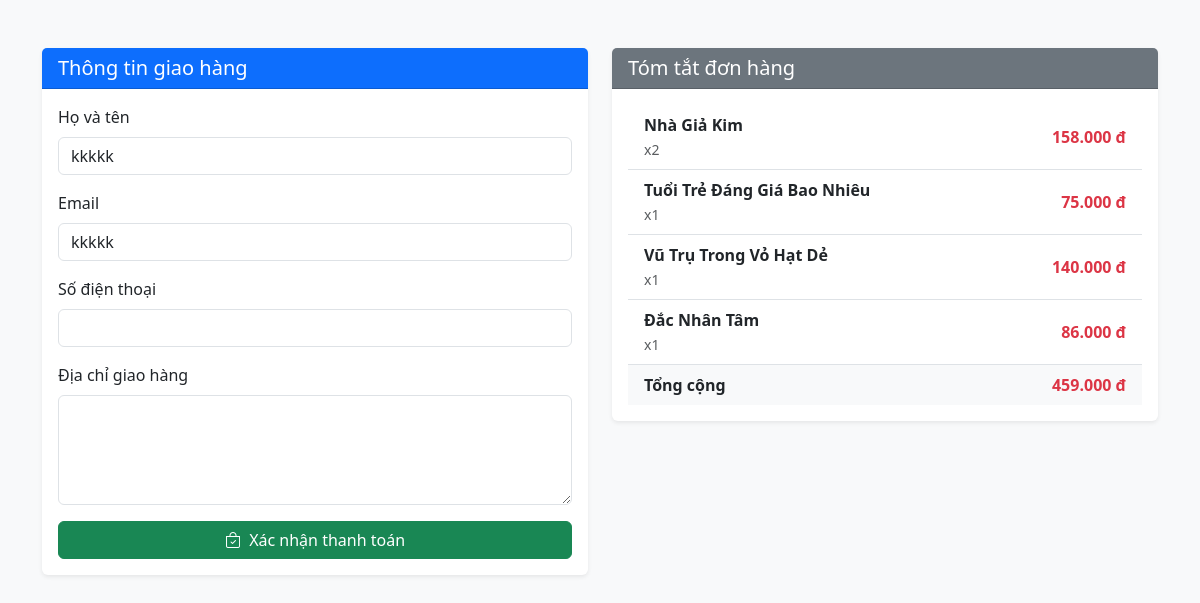
/pages/checkout.php (signed in), run on the app's committed database.
### tables this page shows
create table `carts` (
  `cart_id` int(11) not null,
  `user_id` int(11) not null,
  `book_id` int(11) not null,
  `quantity` int(11) not null default 1,
  `added_at` timestamp not null default current_timestamp()
);

create table `books` (
  `book_id` int(11) not null,
  `book_name` varchar(255) not null,
  `author` varchar(150) not null,
  `price` decimal(10,2) not null,
  `image_path` varchar(255) not null,
  `category_id` int(11) default null,
  `is_best_seller` tinyint(1) default 0,
  `created_at` timestamp not null default current_timestamp(),
  `sales_count` int(11) default 0,
  `discount_percent` int(11) default 0
);

### public_html/pages/checkout.php (the view, shortened to what this page needs)
<?php
require_once 'db.php';
$user_id = $_SESSION['user_id'];
$stmt = $pdo->prepare("select c.quantity, b.book_name, b.price from carts c join books b on c.book_id = b.book_id where c.user_id = ?");
$stmt->execute([$user_id]);
$cartItems = $stmt->fetchAll();
$totalPrice = 0;
foreach ($cartItems as $item) {
    $totalPrice += $item['price'] * $item['quantity'];
}
$userInfo = [
    'full_name' => $_SESSION['full_name'] ?? '',
    'email' => $_SESSION['username'] ?? '',
    'phone' => '',
    'address' => ''
];
?>
<!DOCTYPE html>
<html lang="vi">
<head>
    <link href="https://cdn.jsdelivr.net/npm/bootstrap@5.3.0/dist/css/bootstrap.min.css" rel="stylesheet">
    <link rel="stylesheet" href="https://cdn.jsdelivr.net/npm/bootstrap-icons@1.10.5/font/bootstrap-icons.css">
</head>
<body style="background: #f8f9fa;">
    <div class="container py-5">
        <div class="row">
            <div class="col-lg-6 mb-4">
                <div class="card shadow-sm border-0">
                    <div class="card-header bg-primary text-white">
                        <h5 class="mb-0">Thông tin giao hàng</h5>
                    </div>
                    <div class="card-body">
                        <form method="POST">
                            <div class="mb-3">
                                <label class="form-label">Họ và tên</label>
                                <input type="text" name="full_name" class="form-control"
                                    value="<?= htmlspecialchars($userInfo['full_name']) ?>" required>
                            </div>
                            <div class="mb-3">
                                <label class="form-label">Email</label>
                                <input type="email" name="email" class="form-control"
                                    value="<?= htmlspecialchars($userInfo['email']) ?>" required>
                            </div>
                            <div class="mb-3">
                                <label class="form-label">Số điện thoại</label>
                                <input type="text" name="phone" class="form-control"
                                    value="<?= htmlspecialchars($userInfo['phone']) ?>" required>
                            </div>
                            <div class="mb-3">
                                <label class="form-label">Địa chỉ giao hàng</label>
                                <textarea name="address" class="form-control" rows="4"
                                    required><?= htmlspecialchars($userInfo['address']) ?></textarea>
                            </div>
                            <button type="submit" class="btn btn-success w-100"><i class="bi bi-bag-check me-1"></i> Xác
                                nhận thanh toán</button>
                        </form>
                    </div>
                </div>
            </div>
            <div class="col-lg-6">
                <div class="card shadow-sm border-0">
                    <div class="card-header bg-secondary text-white">
                        <h5 class="mb-0">Tóm tắt đơn hàng</h5>
                    </div>
                    <div class="card-body">
                        <?php if (count($cartItems) > 0): ?>
                            <ul class="list-group list-group-flush">
                                <?php foreach ($cartItems as $item): ?>
                                    <li class="list-group-item d-flex justify-content-between align-items-center">
                                        <div>
                                            <div class="fw-bold"><?= htmlspecialchars($item['book_name']) ?></div>
                                            <small class="text-muted">x<?= $item['quantity'] ?></small>
                                        </div>
                                        <span
                                            class="text-danger fw-bold"><?= number_format($item['price'] * $item['quantity'], 0, ',', '.') ?>
                                            đ</span>
                                    </li>
                                <?php endforeach; ?>
                                <li class="list-group-item d-flex justify-content-between align-items-center bg-light">
                                    <strong>Tổng cộng</strong>
                                    <strong class="text-danger"><?= number_format($totalPrice, 0, ',', '.') ?> đ</strong>
                                </li>
                            </ul>
                        <?php endif; ?>
                    </div>
                </div>
            </div>
        </div>
    </div>
</body>
</html>

### data on the page
carts: book.book_name "Nhà Giả Kim", quantity "2", $item['price'] * $item['quantity'] "158.000"
carts: book.book_name "Tuổi Trẻ Đáng Giá Bao Nhiêu", quantity "1", $item['price'] * $item['quantity'] "75.000"
carts: book.book_name "Vũ Trụ Trong Vỏ Hạt Dẻ", quantity "1", $item['price'] * $item['quantity'] "140.000"
carts: book.book_name "Đắc Nhân Tâm", quantity "1", $item['price'] * $item['quantity'] "86.000"

### other printed values
$totalPrice "459.000"
